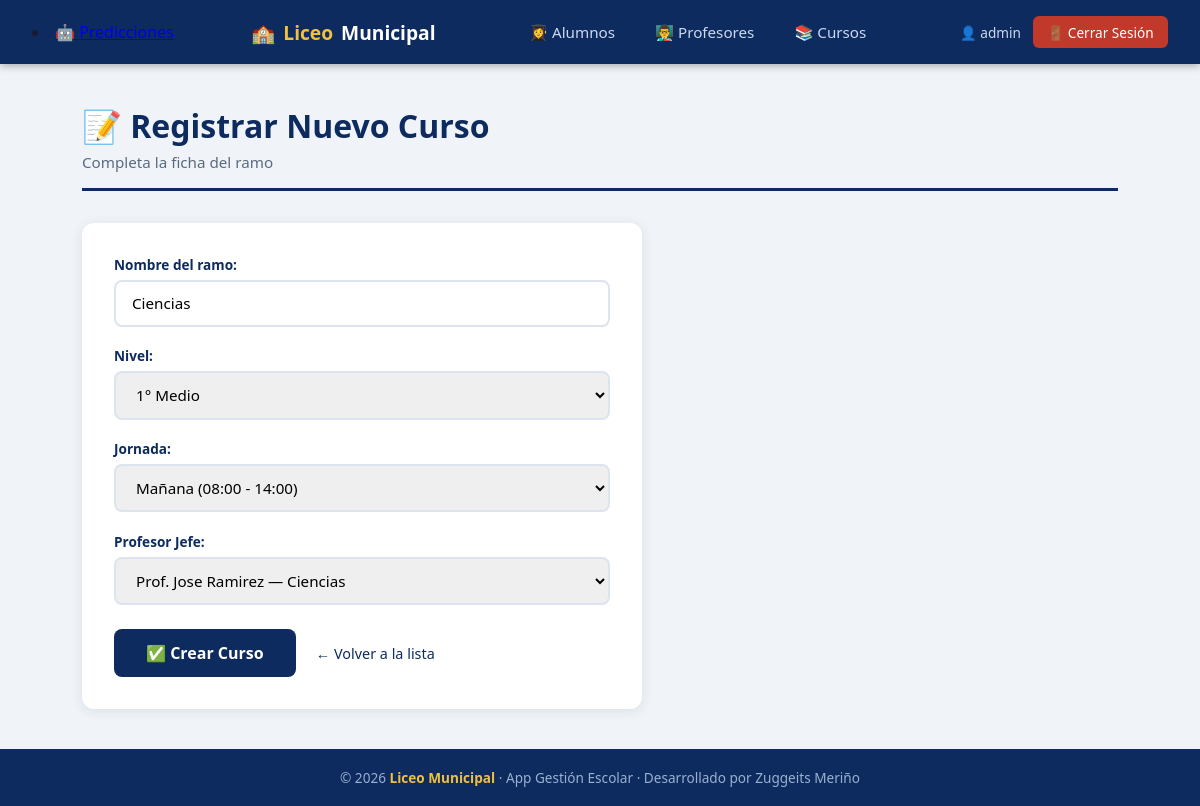
The page /cursos/editar/2/ (signed in) on the database its author committed.
### cursos/models.py (models this page shows, shortened)
class Curso(models.Model):
    JORNADAS = [
        ('Mañana',   'Mañana (08:00 - 14:00)'),
        ('Tarde',    'Tarde (14:00 - 20:00)'),
        ('Completa', 'Jornada Completa'),
    ]
    NIVELES = [
        ('Primero Medio', '1° Medio'),
        ('Segundo Medio', '2° Medio'),
        ('Tercero Medio', '3° Medio'),
        ('Cuarto Medio',  '4° Medio'),
    ]
    nombre_ramo   = models.CharField(max_length=100)
    nivel         = models.CharField(max_length=50, choices=NIVELES)
    jornada       = models.CharField(max_length=50, choices=JORNADAS)
    profesor_jefe = models.ForeignKey(
        'profesores.Profesor',
        on_delete=models.SET_NULL,
        null=True,
        blank=True,
        related_name='cursos_a_cargo'
    )
    class Meta:
        verbose_name = 'Curso'
        verbose_name_plural = 'Cursos'
        ordering = ['nivel', 'nombre_ramo']

### cursos/views.py (the view)
# urls.py: path('editar/<int:pk>/',   views.editar_curso,   name='editar'),
@login_required
def editar_curso(request, pk):
    curso = Curso.objects.get(pk=pk)
    if request.method == 'POST':
        formulario = CursoForm(request.POST, instance=curso)
        if formulario.is_valid():
            formulario.save()
            messages.success(request, f'✅ El curso {curso.nombre_ramo} fue actualizado.')
            return redirect('cursos:lista')
    else:
        formulario = CursoForm(instance=curso)
    return render(request, 'cursos/crear_curso.html', {'formulario': formulario})

### cursos/forms.py
class CursoForm(forms.ModelForm):
    class Meta:
        model  = Curso
        fields = ['nombre_ramo', 'nivel', 'jornada', 'profesor_jefe']
        widgets = {
            'nombre_ramo':   forms.TextInput(attrs={
                'class': 'campo-form',
                'placeholder': 'Ej: Matemáticas 1°A'
            }),
            'nivel':         forms.Select(attrs={'class': 'campo-form'}),
            'jornada':       forms.Select(attrs={'class': 'campo-form'}),
            'profesor_jefe': forms.Select(attrs={'class': 'campo-form'}),
        }
        labels = {
            'nombre_ramo':   'Nombre del ramo',
            'nivel':         'Nivel',
            'jornada':       'Jornada',
            'profesor_jefe': 'Profesor Jefe',
        }

### profesores/models.py (called while the page is built)
    def __str__(self):
        return f'Prof. {self.nombre} — {self.especialidad}'

### cursos/templates/cursos/crear_curso.html (shortened to what this page needs)
{% extends 'base.html' %}
{% block contenido %}
<div class="page-header">
    <h1>📝 Registrar Nuevo Curso</h1>
    <p>Completa la ficha del ramo</p>
</div>
<div class="form-container">
    <form method="post">
        {% for campo in formulario %}
        <div class="form-grupo-django">
            {{ campo.label_tag }}
            {{ campo }}
        </div>
        {% endfor %}
        <div style="margin-top:1.5rem;">
            <button type="submit" class="btn-primary">✅ Crear Curso</button>
            <a href="{% url 'cursos:lista' %}" class="btn-secundario">← Volver a la lista</a>
        </div>
    </form>
</div>
{% endblock %}

### templates/base.html (shortened to what this page needs)
{% load static %}
<!DOCTYPE html>
<html lang="es">
<head>
    <link rel="stylesheet" href="{% static 'css/estilos.css' %}">
</head>
<body>
    <nav class="navbar">
        <li><a href="{% url 'predicciones:panel' %}">🤖 Predicciones</a></li>
        <a href="#" class="navbar-brand">
            🏫 <span>Liceo</span> Municipal
        </a>
        <ul class="navbar-links">
            <li><a href="{% url 'alumnos:lista' %}">👩‍🎓 Alumnos</a></li>
            <li><a href="{% url 'profesores:lista' %}">👨‍🏫 Profesores</a></li>
            <li><a href="{% url 'cursos:lista' %}">📚 Cursos</a></li>
        </ul>
        <div style="display:flex; align-items:center; gap:0.75rem;">
            {% if request.user.is_authenticated %}
                <span style="color:#ccd9f0; font-size:0.85rem;">
                    👤 {{ request.user.username }}
                </span>
                <form method="post" action="{% url 'logout' %}" style="margin:0;">
                    <button type="submit" style="
                        background-color: #c0392b;
                        color: white;
                        border: none;
                        padding: 0.4rem 0.9rem;
                        border-radius: 6px;
                        cursor: pointer;
                        font-size: 0.85rem;
                        font-family: inherit;
                    ">🚪 Cerrar Sesión</button>
                </form>
            {% else %}
                <a href="{% url 'login' %}" style="color:#f0c040; font-size:0.85rem;">
                    🔑 Iniciar Sesión
                </a>
            {% endif %}
        </div>
    </nav>
    <main>
        {% block contenido %}{% endblock %}
    </main>
    <footer>
        <p>© 2026 <strong>Liceo Municipal</strong> · App Gestión Escolar · Desarrollado por Zuggeits Meriño</p>
    </footer>
</body>
</html>

### static/css/estilos.css (style rules this page uses)
* { margin: 0; padding: 0; box-sizing: border-box; }
body { font-family: 'Segoe UI', Tahoma, Geneva, Verdana, sans-serif; background-color: #f0f4f8; color: #1a1a2e; min-height: 100vh; display: flex; flex-direction: column; }
.navbar { background-color: #0d2b5e; padding: 0 2rem; display: flex; align-items: center; justify-content: space-between; height: 64px; box-shadow: 0 2px 8px rgba(0, 0, 0, 0.3); }
.navbar-brand { color: #ffffff; font-size: 1.2rem; font-weight: 700; text-decoration: none; display: flex; align-items: center; gap: 0.5rem; }
.navbar-brand span { color: #f0c040; }
.navbar-links { display: flex; list-style: none; gap: 0.5rem; }
.navbar-links a { color: #ccd9f0; text-decoration: none; padding: 0.5rem 1rem; border-radius: 6px; font-size: 0.95rem; transition: background-color 0.2s, color 0.2s; }
main { flex: 1; padding: 2.5rem 2rem; max-width: 1100px; width: 100%; margin: 0 auto; }
.page-header { margin-bottom: 2rem; padding-bottom: 1rem; border-bottom: 3px solid #0d2b5e; }
.page-header h1 { font-size: 2rem; color: #0d2b5e; font-weight: 700; }
.page-header p { color: #5a6a80; margin-top: 0.3rem; font-size: 0.95rem; }
footer { background-color: #0d2b5e; color: #9ab0d0; text-align: center; padding: 1.2rem; font-size: 0.85rem; margin-top: auto; }
footer strong { color: #f0c040; }
.btn-secundario { display: inline-block; margin-left: 1rem; color: #5a6a80; text-decoration: none; font-size: 0.9rem; }
.form-container { background: white; border-radius: 12px; padding: 2rem; max-width: 560px; box-shadow: 0 2px 12px rgba(13, 43, 94, 0.1); }
.campo-form { width: 100%; padding: 0.7rem 1rem; border: 2px solid #dce4f0; border-radius: 8px; font-size: 0.95rem; font-family: inherit; transition: border-color 0.2s; outline: none; }
.form-grupo-django { margin-bottom: 1.2rem; }
.form-grupo-django label { display: block; font-size: 0.85rem; font-weight: 600; color: #0d2b5e; margin-bottom: 0.4rem; }
.btn-primary { background-color: #0d2b5e; color: white; border: none; padding: 0.8rem 2rem; border-radius: 8px; font-size: 1rem; font-weight: 600; cursor: pointer; font-family: inherit; transition: background-color 0.2s; }
.btn-secundario { display: inline-block; margin-left: 1rem; color: #0d2b5e; text-decoration: none; font-size: 0.9rem; }

### rows shown on the page
Curso: formulario "Ciencias" "1° Medio" "Mañana (08:00 - 14:00)" "Prof. Jose Ramirez — Ciencias"

### other values the page prints
{{ request.user.username }} "admin"
{{ campo.label_tag }} "Nombre del ramo:" "Nivel:" "Jornada:" "Profesor Jefe:"
